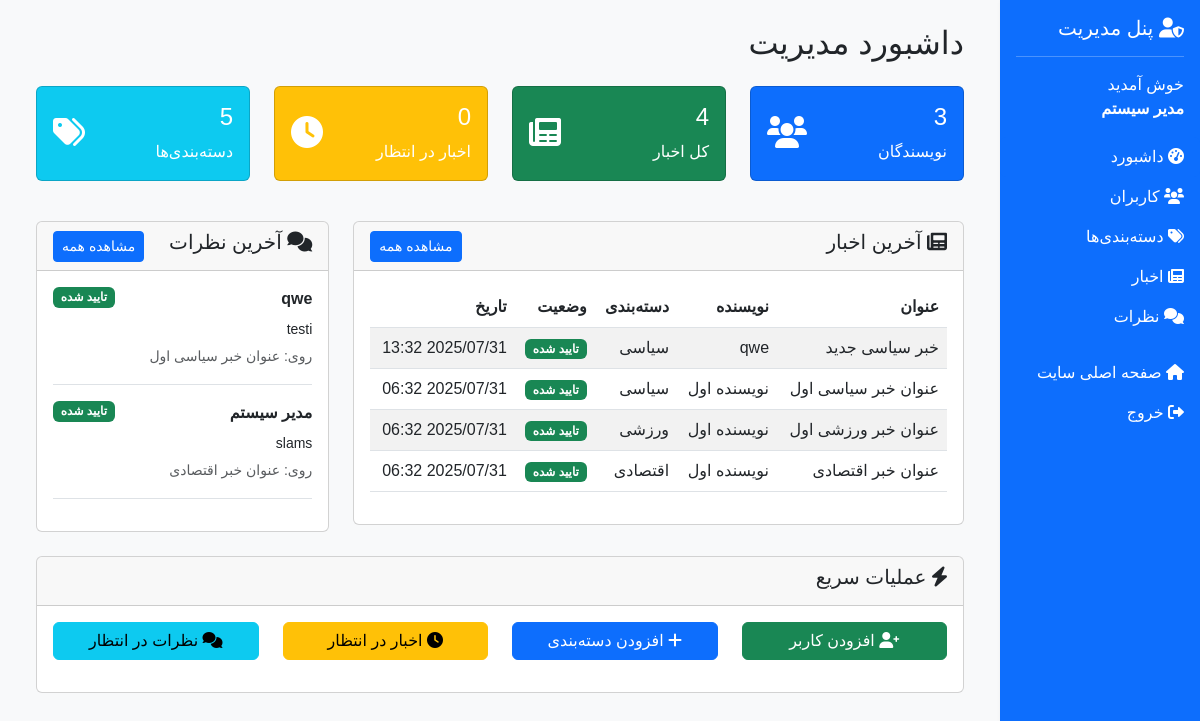
Page /admin/dashboard.php (signed in) on the committed database.
### tables this page shows
CREATE TABLE `news` (
  `id` int NOT NULL,
  `title` varchar(255) NOT NULL,
  `slug` varchar(255) NOT NULL,
  `summary` text,
  `content` longtext NOT NULL,
  `image_url` varchar(255) DEFAULT NULL,
  `author_id` int NOT NULL,
  `category_id` int NOT NULL,
  `status` enum('pending','approved','rejected') DEFAULT 'pending',
  `views` int DEFAULT '0',
  `created_at` timestamp NULL DEFAULT CURRENT_TIMESTAMP,
  `updated_at` timestamp NULL DEFAULT CURRENT_TIMESTAMP ON UPDATE CURRENT_TIMESTAMP
);

CREATE TABLE `users` (
  `id` int NOT NULL,
  `username` varchar(50) NOT NULL,
  `email` varchar(100) NOT NULL,
  `password` varchar(255) NOT NULL,
  `full_name` varchar(100) NOT NULL,
  `role` enum('admin','writer','user') DEFAULT 'user',
  `status` enum('active','inactive') DEFAULT 'active',
  `created_at` timestamp NULL DEFAULT CURRENT_TIMESTAMP,
  `updated_at` timestamp NULL DEFAULT CURRENT_TIMESTAMP ON UPDATE CURRENT_TIMESTAMP
);

CREATE TABLE `categories` (
  `id` int NOT NULL,
  `name` varchar(100) NOT NULL,
  `slug` varchar(100) NOT NULL,
  `description` text,
  `created_at` timestamp NULL DEFAULT CURRENT_TIMESTAMP,
  `updated_at` timestamp NULL DEFAULT CURRENT_TIMESTAMP ON UPDATE CURRENT_TIMESTAMP
);

CREATE TABLE `comments` (
  `id` int NOT NULL,
  `news_id` int NOT NULL,
  `user_id` int NOT NULL,
  `content` text NOT NULL,
  `status` enum('pending','approved','rejected') DEFAULT 'pending',
  `created_at` timestamp NULL DEFAULT CURRENT_TIMESTAMP,
  `updated_at` timestamp NULL DEFAULT CURRENT_TIMESTAMP ON UPDATE CURRENT_TIMESTAMP
);

### admin/dashboard.php (the view, shortened to what the rows shown need)
<?php
require_once '../config/database.php';
$stmt = $pdo->prepare("
    SELECT n.*, u.full_name as author_name, c.name as category_name
    FROM news n
    JOIN users u ON n.author_id = u.id
    JOIN categories c ON n.category_id = c.id
    ORDER BY n.created_at DESC
    LIMIT 5
");
$stmt->execute();
$latestNews = $stmt->fetchAll();
$stmt = $pdo->prepare("
    SELECT c.*, u.full_name as user_name, n.title as news_title
    FROM comments c
    JOIN users u ON c.user_id = u.id
    JOIN news n ON c.news_id = n.id
    ORDER BY c.created_at DESC
    LIMIT 5
");
$stmt->execute();
$latestComments = $stmt->fetchAll();
?>
<!DOCTYPE html>
<html lang="fa" dir="rtl">
<head>
    <link href="https://cdnjs.cloudflare.com/ajax/libs/bootstrap/5.3.0/css/bootstrap.rtl.min.css" rel="stylesheet">
    <link href="https://cdnjs.cloudflare.com/ajax/libs/font-awesome/6.0.0/css/all.min.css" rel="stylesheet">
</head>
<body>
    <div class="container-fluid">
        <div class="row">
            <div class="col-md-9 col-lg-10">
                <div class="main-content p-4">
                    <h2 class="mb-4">داشبورد مدیریت</h2>
                    <div class="row">
                        <div class="col-lg-8 mb-4">
                            <div class="card">
                                <div class="card-body">
                                    <?php if($latestNews): ?>
                                    <div class="table-responsive">
                                        <table class="table table-striped">
                                            <thead>
                                                <tr>
                                                    <th>عنوان</th>
                                                    <th>نویسنده</th>
                                                    <th>دسته‌بندی</th>
                                                    <th>وضعیت</th>
                                                    <th>تاریخ</th>
                                                </tr>
                                            </thead>
                                            <tbody>
                                                <?php foreach($latestNews as $news): ?>
                                                <tr>
                                                    <td><?= truncateText($news['title'], 40) ?></td>
                                                    <td><?= $news['author_name'] ?></td>
                                                    <td><?= $news['category_name'] ?></td>
                                                    <td>
                                                        <?php if($news['status'] == 'approved'): ?>
                                                            <span class="badge bg-success">تایید شده</span>
                                                        <?php elseif($news['status'] == 'pending'): ?>
                                                            <span class="badge bg-warning">در انتظار</span>
                                                        <?php else: ?>
                                                            <span class="badge bg-danger">رد شده</span>
                                                        <?php endif; ?>
                                                    </td>
                                                    <td><?= formatPersianDate($news['created_at']) ?></td>
                                                </tr>
                                                <?php endforeach; ?>
                                            </tbody>
                                        </table>
                                    </div>
                                    <?php else: ?>
                                    <p class="text-muted">خبری یافت نشد.</p>
                                    <?php endif; ?>
                                </div>
                            </div>
                        </div>
                        <div class="col-lg-4 mb-4">
                            <div class="card">
                                <div class="card-body">
                                    <?php if($latestComments): ?>
                                    <?php foreach($latestComments as $comment): ?>
                                    <div class="mb-3 pb-3 border-bottom">
                                        <div class="d-flex justify-content-between align-items-start mb-2">
                                            <strong><?= $comment['user_name'] ?></strong>
                                            <?php if($comment['status'] == 'approved'): ?>
                                                <span class="badge bg-success">تایید شده</span>
                                            <?php elseif($comment['status'] == 'pending'): ?>
                                                <span class="badge bg-warning">در انتظار</span>
                                            <?php else: ?>
                                                <span class="badge bg-danger">رد شده</span>
                                            <?php endif; ?>
                                        </div>
                                        <p class="small mb-1"><?= truncateText($comment['content'], 60) ?></p>
                                        <small class="text-muted">
                                            روی: <?= truncateText($comment['news_title'], 30) ?>
                                        </small>
                                    </div>
                                    <?php endforeach; ?>
                                    <?php else: ?>
                                    <p class="text-muted">نظری یافت نشد.</p>
                                    <?php endif; ?>
                                </div>
                            </div>
                        </div>
                    </div>
                </div>
            </div>
        </div>
    </div>
</body>
</html>

### rows in the picture
news: title "خبر سیاسی جدید", author.full_name "qwe", category.name "سیاسی", status "تایید شده", created_at "2025/07/31 13:32"
news: title "عنوان خبر سیاسی اول", author.full_name "نویسنده اول", category.name "سیاسی", status "تایید شده", created_at "2025/07/31 06:32"
news: title "عنوان خبر ورزشی اول", author.full_name "نویسنده اول", category.name "ورزشی", status "تایید شده", created_at "2025/07/31 06:32"
news: title "عنوان خبر اقتصادی", author.full_name "نویسنده اول", category.name "اقتصادی", status "تایید شده", created_at "2025/07/31 06:32"
comments: user.full_name "qwe", status "تایید شده", content "testi", news.title "عنوان خبر سیاسی اول"
comments: user.full_name "مدیر سیستم", status "تایید شده", content "slams", news.title "عنوان خبر اقتصادی"

### other values in the picture
$_SESSION['full_name'] "مدیر سیستم"
$totalWriters "3"
$totalNews "4"
$pendingNews "0"
$totalCategories "5"
